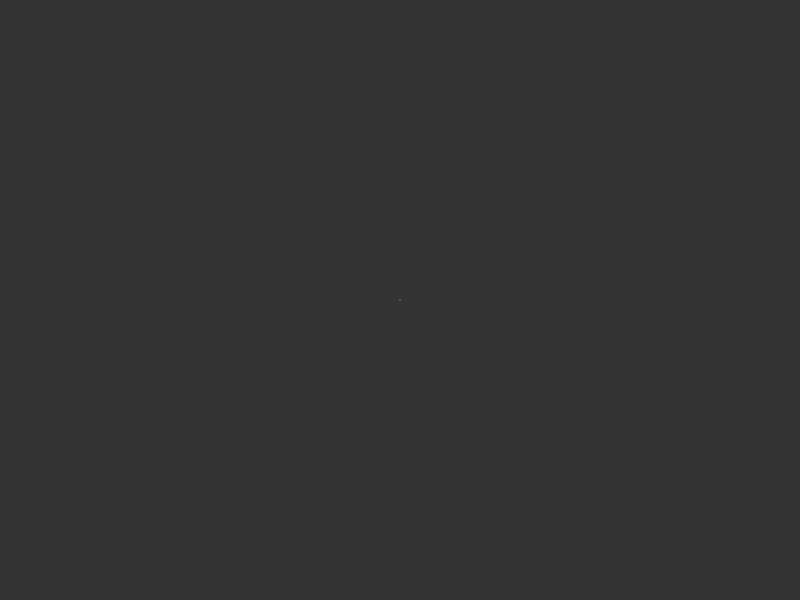
Frame 1 (no input)
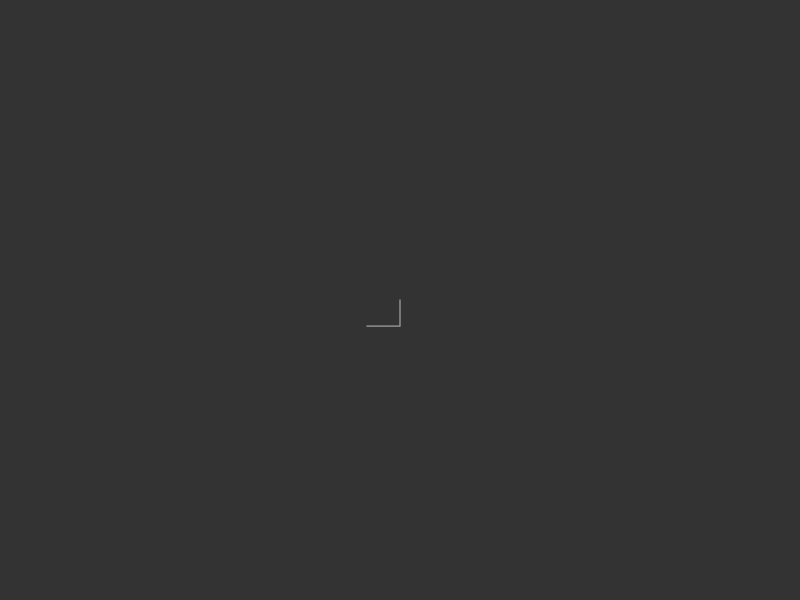
Frame 60 (no input)
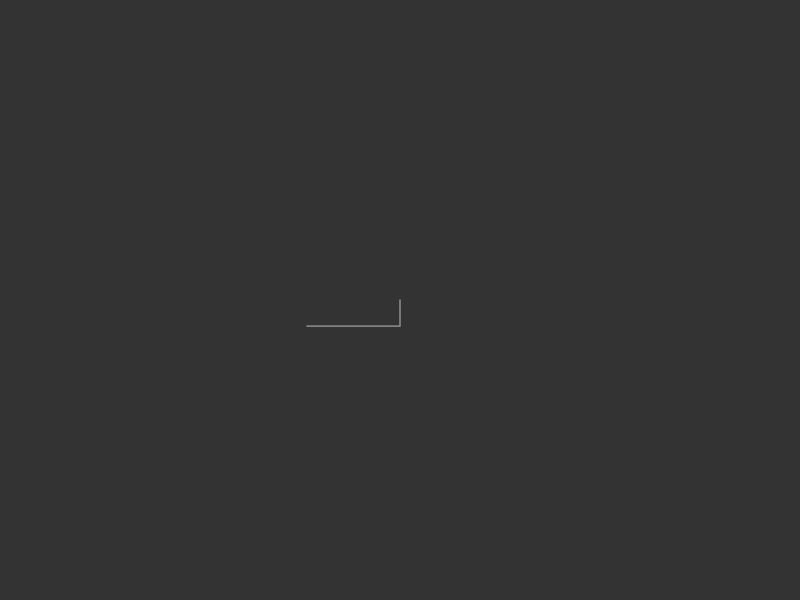
Frame 120 (the mouse pressed at the canvas centre since frame 60)

The p5.js sketch that drew these frames (run headless with seeded random() and noise() and a simulated clock; from frame 60 on, the mouse is pressed at the canvas centre):

// p5.js sketch
// ── sketch.js
let w; // Walker object
let t; // time object

function setup() {
  createCanvas(800, 600);
  background(51); // gray
  w = new Walker();
  t = 0.0;
}

function draw() {
  t += 0.01;
  w.render();
  w.move(t);
}

// Jitter class
class Walker {
  constructor() {
    this.x = width/2; 
    this.y = height/2;
  }

  move(t) {
    let x = noise(t) * 4
    console.log(x)
    if (x < 1) {
      this.x++;
    } else if (x < 2) {
      this.x--;
    } else if (x < 3) {
      this.y++;
    } else {
      this.y--;
    }

    // do not jump over the border limits
    this.x = constrain(this.x, 0, width-1);
    this.y = constrain(this.y, 0, height-1);
  }

  render() {
    stroke(255)
    point(this.x, this. y)
  }
}
